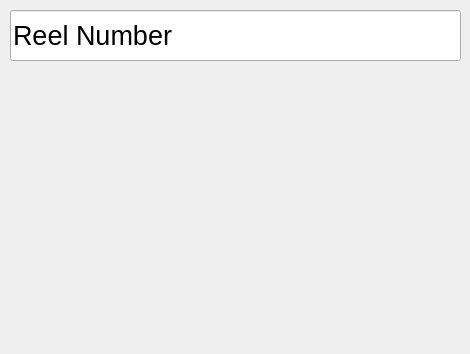
<?xml version="1.0" encoding="UTF-8"?>
<ui version="4.0">
 <class>EditReel</class>
 <widget class="QDialog" name="EditReel">
  <property name="geometry">
   <rect>
    <x>0</x>
    <y>0</y>
    <width>470</width>
    <height>354</height>
   </rect>
  </property>
  <property name="windowTitle">
   <string>Edit Reel Details</string>
  </property>
  <widget class="BarCodeWidget" name="barcodeWidget" native="true">
   <property name="geometry">
    <rect>
     <x>10</x>
     <y>160</y>
     <width>451</width>
     <height>181</height>
    </rect>
   </property>
  </widget>
  <widget class="QLineEdit" name="txtReelNumber">
   <property name="geometry">
    <rect>
     <x>10</x>
     <y>10</y>
     <width>451</width>
     <height>51</height>
    </rect>
   </property>
   <property name="font">
    <font>
     <pointsize>20</pointsize>
    </font>
   </property>
   <property name="text">
    <string>Reel Number</string>
   </property>
  </widget>
 </widget>
 <customwidgets>
  <customwidget>
   <class>BarCodeWidget</class>
   <extends>QWidget</extends>
   <header>barcodewidget.h</header>
   <container>1</container>
  </customwidget>
 </customwidgets>
 <resources/>
 <connections/>
</ui>
